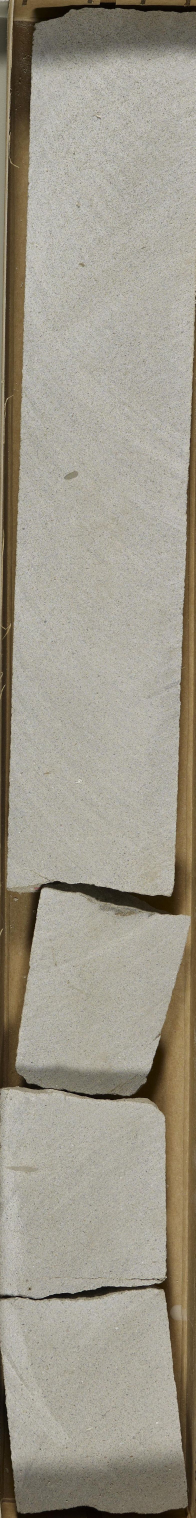
#> input picture tests/data/column1.jpeg, 782 x 6070 px (shown at 1/4 size)
$ jupyter execute --allow-errors column_demo.ipynb
#> lines starting #> are read from the running program, lines starting #| are printed output that depends on the picture; long printed decimals are rounded
### corebreakout/column.py
"""
CoreColumn abstraction representing depth-registered single-column images of core material.
"""

from pathlib import Path

import dill
import numpy as np
from matplotlib import ticker
import matplotlib.pyplot as plt

from corebreakout import utils, defaults
from corebreakout.viz import make_depth_ticks


class CoreColumn:
    """Container for depth-registered, single-column images of core material.

    `CoreColumn`s can be stacked via the `__add__` operator, using `add_mode` from LHS instance,
    and padding the width of the narrower of (LHS.img, RHS.img) with zeros if necessary.

    Either `depths` array or scalar `top` and `base` values must be provided to constructor.
    """

    def __init__(
        self, img, depths=None, top=None, base=None, add_tol=None, add_mode="fill"
    ):
        """
        Parameters
        ----------
        img : array
            2D (grayscale) or 3D (RGB) image array representing a single column of core material
        depths : array, optional
            1D array of depths with `size=img.shape[0]` (one value for each row).
            If not provided, depths will be evenly spaced between `top` and `base`.
        top : array, optional
            The top depth. If not given, assumed to be just above first row of `depths`.
        base : float, optional
            The base depth. If not given, assumed to be just below last row of `depths`.
        add_tol : float, optional
            Maximum allowed depth gap between columns when adding. Default is to use `2*dd`,
            where `@property dd` is the median difference in depth between adjacent `img` rows.
        add_mode : one of {'fill', 'collapse'}, optional
            How to add to this column. Both methods enforce depth ordering (LHS.base <= RHS.top):
                - 'fill' is the default. Fills any depth gap with zero image and interpolated depths.
                - 'collapse' will simply concatenate `img` and `depths` arrays.
            Default is 'fill'.
        """
        self.img = img  # img.setter called

        depths_given, top_given, base_given = (
            depths is not None,
            top is not None,
            base is not None,
        )

        assert depths_given or (
            top_given and base_given
        ), "Must specify either `depths`, or `top` and `base`"

        if not depths_given:
            self.top, self.base = top, base
            eps = (base - top) / (2 * self.height)
            self.depths = np.linspace(top + eps, base - eps, num=self.height)

        elif not (top_given and base_given):
            self.depths = depths
            eps = (depths[-1] - depths[0]) / (2 * self.height)
            self.top = depths[0] - eps
            self.base = depths[-1] + eps

        else:
            self.top, self.base, self.depths = top, base, depths

        assert self.base > self.top, "`top` and `base` must be depth ordered"
        assert np.all(self.depths >= self.top), "no `depths` can be above `top`"
        assert np.all(self.depths <= self.base), "no `depths` can be below `base`"

        # settings for column addition
        self.add_mode = add_mode
        self.add_tol = add_tol or 2 * self.dd

    @property
    def img(self):
        return self._img

    @img.setter
    def img(self, arr):
        if arr.ndim == 2:
            self._img = arr[:, :, np.newaxis]
        elif arr.ndim == 3:
            self._img = arr
        else:
            raise ValueError("`img` array must have 2 or 3 dimensions.")

        self.height, self.width, self.channels = self._img.shape

    @property
    def depths(self):
        return self._depths

    @depths.setter
    def depths(self, arr):
        assert type(arr) is np.ndarray and arr.ndim == 1, "`depths` must be 1D array"
        assert arr.size == self.height, "length of `depths` must match image height"
        assert np.all(np.diff(arr) > 0), "`depths` must be strictly increasing"
        self._depths = arr

    @property
    def depth_range(self):
        return (self.top, self.base)

    @property
    def dd(self):
        """An approximate value for the size of each row in depth units."""
        return np.median(np.diff(self.depths))

    @property
    def add_tol(self):
        return self._add_tol

    @add_tol.setter
    def add_tol(self, value):
        assert value >= 0.0, "`add_tol` cannot be negative"
        self._add_tol = value

    @property
    def add_mode(self):
        return self._add_mode

    @add_mode.setter
    def add_mode(self, mode):
        assert mode in ("collapse", "fill"), f"{mode} not a valid `add_mode`"
        self._add_mode = mode


    def slice_depth(self, top=None, base=None):
        """Get a sliced CoreColumn between `top` and `base`,
        if it would have an effect and it is possible to do so.
        """
        top = top or self.top
        base = base or self.base
        assert base > top, "Slice boundaries must maintain depth order."

        assert top < self.base, f"Cannot slice to top {top} with base {self.base}"
        assert base > self.top, f"Cannot slice to base {base} with top {self.top}"

        # check that there's a difference, and that it isn't a superset of current range
        if [top, base] != [self.top, self.base] and (
            top > self.top or base < self.base
        ):
            idxs = np.logical_and(self.depths >= top, self.depths <= base)
            # self.img = self.img[idxs]
            # self.depths = self.depths[idxs]
            # self.top, self.base = top, base
            return CoreColumn(
                self.img[idxs, ...],
                depths=self.depths[idxs],
                top=top,
                base=base,
                add_mode=self.add_mode,
                add_tol=self.add_tol,
            )
        else:
            return self


    def __repr__(self):
        return (
            f"CoreColumn instance with:\n"
            f"\t img.shape: {self.img.shape}\n"
            f"\t (top, base): ({self.top}, {self.base})\n"
            f"\t add_tol & add_mode: {self.add_tol:.4f} , {self.add_mode}\n"
        )


    # [24 lines left out: function __eq__, not called in this run]


    def iter_chunks(self, chunk_size, depths=True, step_size=None):
        """Generate data in `chunk_size` pieces, starting `step_size` apart.

        If `depths`, yields `(img, depths)` of each chunk, else just `img`

        TODO: make this able to fill partial last chunks.
        """
        step_size = step_size or chunk_size

        i = 0
        while i  < self.height:
            if depths:
                yield self.img[i:i+chunk_size], self.depths[i:i+chunk_size]
            else:
                yield self.img[i:i+chunk_size]
            i += step_size

    ###++++++++++++++++++++###
    ### Column Combination ###
    ###++++++++++++++++++++###

    def __add__(self, other):
        """Adding two CoreColumn objects appends RHS below LHS and returns new CoreColumn instance.
            - `img` and `depths` are concatenated:
                - If `add_mode` is 'collapse', arrays are naively stacked.
                - If `add_mode` is 'fill', a zero image + interpolated depths are added b/t LHS & RHS.
            - `LHS.top`, `RHS.base` and `LHS.add_mode` are passed through to new instance
            - `add_tol` is propagated by `max(LHS.add_tol, RHS.add_tol)`.
        """
        depth_diff = other.top - self.base
        print(self.depth_range, " + ", other.depth_range, " gap: ", depth_diff)

        if depth_diff < 0:
            raise UserWarning(f"Cant add shallower {other} below deeper {self}!")

        elif depth_diff > self.add_tol:
            raise UserWarning(
                f"Gap of {depth_diff} greater than `LHS.add_tol`: {self.add_tol}!"
            )

        # If 'fill' mode, extend `self.img` and `self.depths` to fill any gap
        if self.add_mode is "fill":
            fill_dd = (self.dd + other.dd) / 2
            # Note: have to call int() for cases of 0.0
            fill_rows = int(depth_diff // fill_dd)

            if fill_rows > 0:
                fill_depths = np.linspace(
                    self.depths[-1] + fill_dd, other.depths[0] - fill_dd, num=fill_rows
                )
                fill_img = np.zeros(
                    (fill_rows, self.width, self.channels), dtype=self.img.dtype
                )

                self.img = utils.vstack_images(self.img, fill_img)
                self.depths = np.concatenate([self.depths, fill_depths])

        return CoreColumn(
            utils.vstack_images(self.img, other.img),
            depths=np.concatenate([self.depths, other.depths]),
            top=self.top,
            base=other.base,
            add_tol=max(self.add_tol, other.add_tol),
            add_mode=self.add_mode,
        )

    ###+++++++++++++++###
    ### Save and Load ###
    ###+++++++++++++++###

    # [67 lines left out: functions save, load, not called in this run]

    ###+++++++++++++++++++###
    ###  Column Plotting  ###
    ###+++++++++++++++++++###

    def plot(self, figsize=(15, 50), tick_kwargs={}, major_kwargs={}, minor_kwargs={}):
        """Make an image figure with major and minor depth ticks.

        Parameters
        ----------
        figsize : tuple(int)
            Size of matplotlib figure to plot on.  Note: at default DPI of 100, 650 is
            about as large as common image formats will support saving (~2^16 pixels).
        tick_kwargs:
            Parameters for tick creation: 'major' and 'minor' options for
            `*_precision` and `*_format_str`. See `viz.make_depth_ticks()`.
        major/minor_kwargs:
            Parameters for tick size and appearance. Passed to `ax.tick_params`.

        Returns
        -------
        fig, ax
            Matplotlib figure and axis with image + ticks plotted.
        """
        # Update any new tick kwargs
        tick_kwargs = utils.strict_update(defaults.DEPTH_TICK_ARGS, tick_kwargs)
        major_kwargs = utils.strict_update(defaults.MAJOR_TICK_PARAMS, major_kwargs)
        minor_kwargs = utils.strict_update(defaults.MINOR_TICK_PARAMS, minor_kwargs)

        fig, ax = plt.subplots(figsize=figsize)

        major_ticks, major_locs, minor_ticks, minor_locs = make_depth_ticks(
            self.depths, **tick_kwargs
        )

        ax.yaxis.set_major_formatter(ticker.FixedFormatter((major_ticks)))
        ax.yaxis.set_major_locator(ticker.FixedLocator((major_locs)))

        ax.yaxis.set_minor_formatter(ticker.FixedFormatter((minor_ticks)))
        ax.yaxis.set_minor_locator(ticker.FixedLocator((minor_locs)))

        ax.tick_params(which="major", **major_kwargs)
        ax.tick_params(which="minor", **minor_kwargs)

        ax.set_xticks([], [])
        ax.grid(False)

        ax.imshow(self.img)

        return fig, ax

### notebooks/column_demo.ipynb
[cell 1]
import numpy as np
from skimage import io

from corebreakout import CoreColumn

[cell 2]
# Load some images
img1 = io.imread('../tests/data/column1.jpeg')
#> img1 is the input picture: shape (6070, 782, 3); mean R, G, B 157.7, 152.2, 138.6
img2 = io.imread('../tests/data/column2.jpeg')
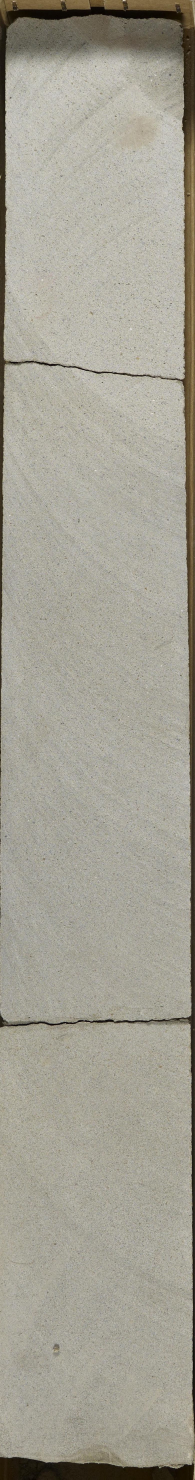
#> input picture tests/data/column2.jpeg, 779 x 5917 px (shown at 1/4 size)
#> img2 is the input picture: shape (5917, 779, 3); mean R, G, B 163.8, 160.6, 148.2

img1.shape, img2.shape
#> Out = ((6070, 782, 3), (5917, 779, 3))

## Creating Columns

[cell 3]
# You can pass `top` and `base`
col1 = CoreColumn(img1, top=1.0, base=2.0)
col2 = CoreColumn(img2, top=2.0, base=3.0)

print(col1, col2)
#| CoreColumn instance with:
#| 	 img.shape: (6070, 782, 3)
#| 	 (top, base): (1.0, 2.0)
#| 	 add_tol & add_mode: 0.0003 , fill
#|  CoreColumn instance with:
#| 	 img.shape: (5917, 779, 3)
#| 	 (top, base): (2.0, 3.0)
#| 	 add_tol & add_mode: 0.0003 , fill

[cell 4]
# You can also pass `depths` array
d1 = np.linspace(1.0, 2.0, num=img1.shape[0])
#> d1 = 6070 values from 1 to 2
d2 = np.linspace(2.0, 3.0, num=img2.shape[0])
#> d2 = 5917 values from 2 to 3

col1 = CoreColumn(img1, depths=d1)
col2 = CoreColumn(img2, depths=d2)

print(col1, col2)
#| CoreColumn instance with:
#| 	 img.shape: (6070, 782, 3)
#| 	 (top, base): (0.9999, 2.000)
#| 	 add_tol & add_mode: 0.0003 , fill
#|  CoreColumn instance with:
#| 	 img.shape: (5917, 779, 3)
#| 	 (top, base): (2.000, 3.000)
#| 	 add_tol & add_mode: 0.0003 , fill

## Adding Columns

#> (a cell that did not finish here is left out)

#> in __add__, `depth_diff = other.top - self.base`: depth_diff = -0.000167
#| (0.9999, 2.000)  +  (2.000, 3.000)  gap:  -0.0001669

[cell 6]
# Default `add_tol` will not allow gaps larger than approximate pixel size
col1 = CoreColumn(img1, top=1.0, base=2.0)
col2 = CoreColumn(img2, top=3.0, base=4.0)

#> (the rest of this cell did not finish here and is left out)

[cell 7]
# We can specify a greater `add_tol` though

# The LHS of the `+` operator is the one that counts

col1 = CoreColumn(img1, top=1.0, base=2.0, add_tol=1.0)
col2 = CoreColumn(img2, top=3.0, base=4.0)

print(col1 + col2)
#> in __add__ (call 3), `fill_img = np.zeros( (fill_rows, self.width, self.channels), dtype=sel..`: fill_img: shape (5992, 782, 3); every value is 0
#> (the call stopped at in __add__, `self.img = utils.vstack_images(self.img, fill_img)`: corebreakout is not available in this run)

# Plotting and `add_mode`

[cell 8]
col1 = CoreColumn(img1, top=1.0, base=2.0, add_tol=1.0)
col2 = CoreColumn(img2, top=3.0, base=4.0)

# tick, major, and minor kwargs available
(col1 + col2).plot(figsize=(10, 35), minor_kwargs={'labelsize' : 8})
#> (the call stopped at in __add__, `self.img = utils.vstack_images(self.img, fill_img)`: corebreakout is not available in this run)

[cell 9]
# If we don't want to 'fill' the gap between columns when adding,
# then we can specify add_mode='collapse' at construction time
# again, the __add__ operation just checks the LHS instance

col1 = CoreColumn(img1, top=1.0, base=2.0, add_tol=1.0, add_mode='collapse')
col2 = CoreColumn(img2, top=3.0, base=4.0)

# tick, major, and minor kwargs available
(col1 + col2).plot(figsize=(10, 25), minor_kwargs={'labelsize' : 8})
#> (the call stopped at in __add__, `return CoreColumn( utils.vstack_images(self.img, other.img), depths=np..`: corebreakout is not available in this run)

# Column slicing

[cell 10]
col1.slice_depth(top=1.2, base=1.8).plot(figsize=(6, 15))
#> in slice_depth, `top = top or self.top`: top = 1.2
#> in img (call 13), `self._img = arr`:
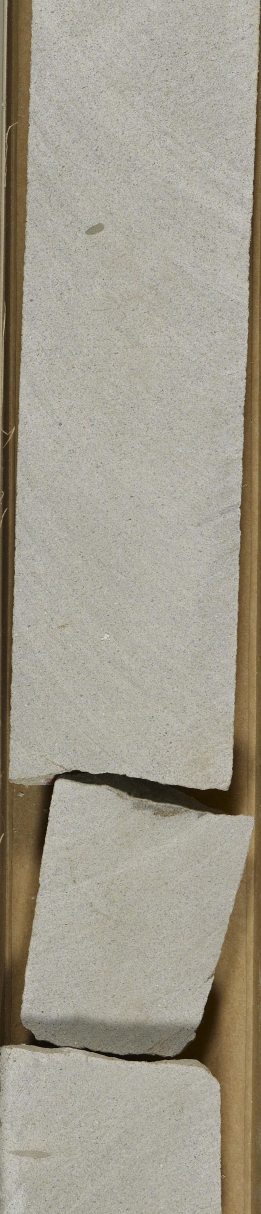
#> self._img: shape (3642, 782, 3) (shown at 1/3 size); mean of channels 0, 1, 2 161.8, 156, 141.9; drawn as R, G, B
#> (the call stopped at in plot, `tick_kwargs = utils.strict_update(defaults.DEPTH_TICK_ARGS, tick_kwargs)`: corebreakout is not available in this run)

# Iterating over chunks of Column data

[cell 11]
cols = [CoreColumn(img, ds) for img, ds in col1.iter_chunks(3000, step_size=2200)]
#> in img (call 14), `self._img = arr`:
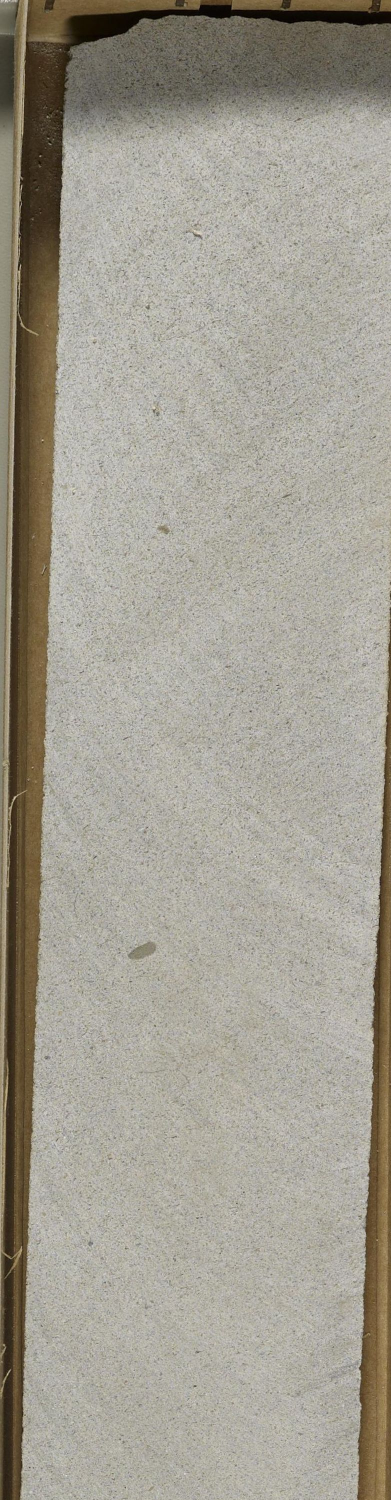
#> self._img: shape (3000, 782, 3) (shown at 1/2 size); mean of channels 0, 1, 2 161.7, 157.1, 145.2; drawn as R, G, B
#> in img (call 15), `self._img = arr`:
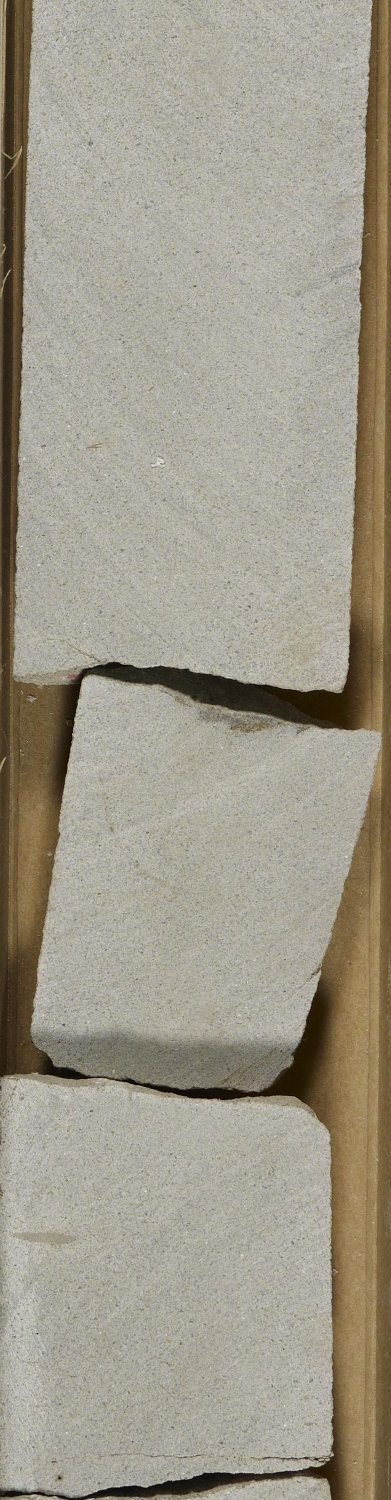
#> self._img: shape (3000, 782, 3) (shown at 1/2 size); mean of channels 0, 1, 2 159.6, 153.5, 138.5; drawn as R, G, B
#> in img (call 16), `self._img = arr`:
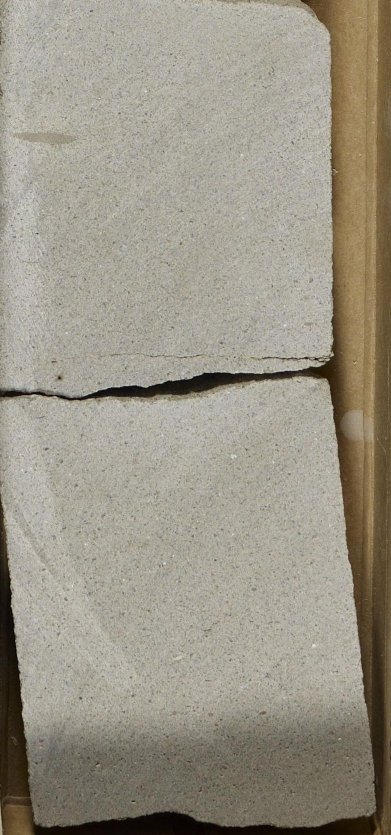
#> self._img: shape (1670, 782, 3) (shown at 1/2 size); mean of channels 0, 1, 2 154.2, 148.5, 134.2; drawn as R, G, B
#> cols = 3 items

len(cols)
#> Out = 3

#> (a cell that did not finish here is left out)

## Save/load reference

[cell 13]
# CoreColumn.save(save(self, path, name=None, pickle=True, image=False, depths=False)

print(CoreColumn.save.__doc__)

[cell 14]
# @classmethod
# CoreColumn.load(cls, path, name, **kwargs):

print(CoreColumn.load.__doc__)
